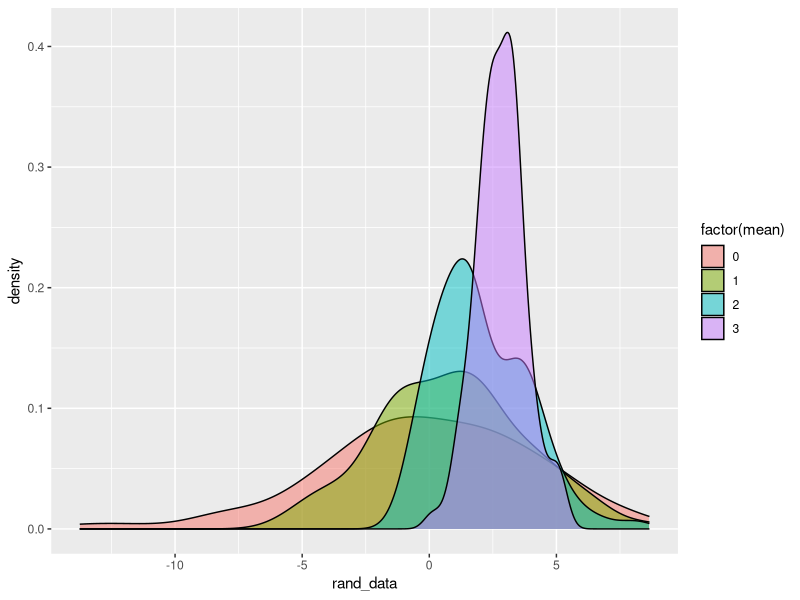
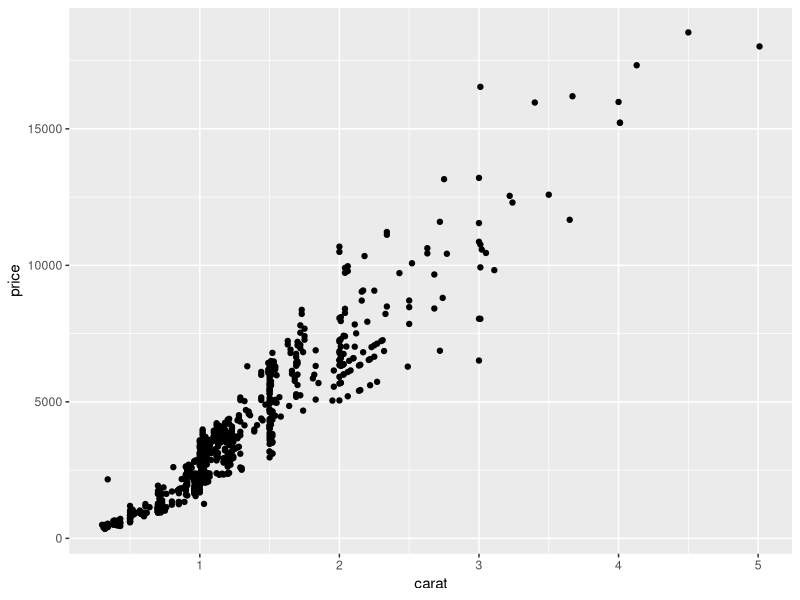
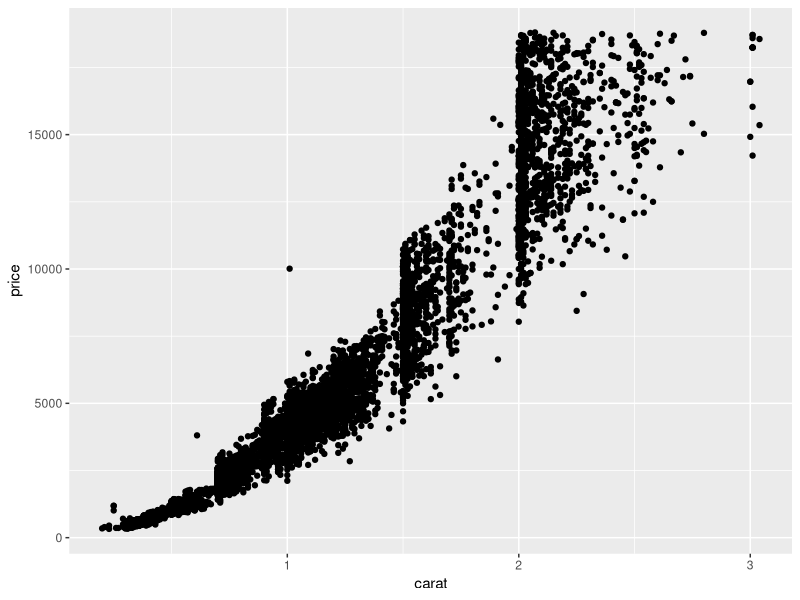
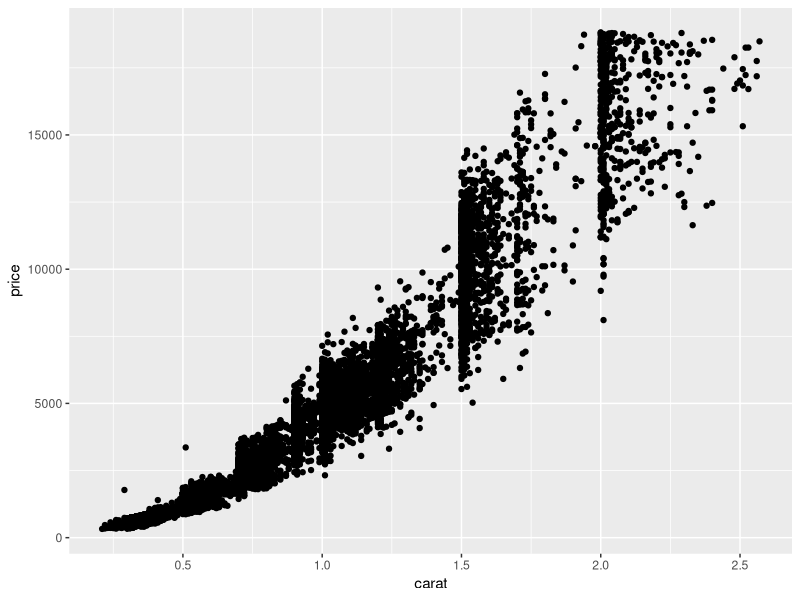
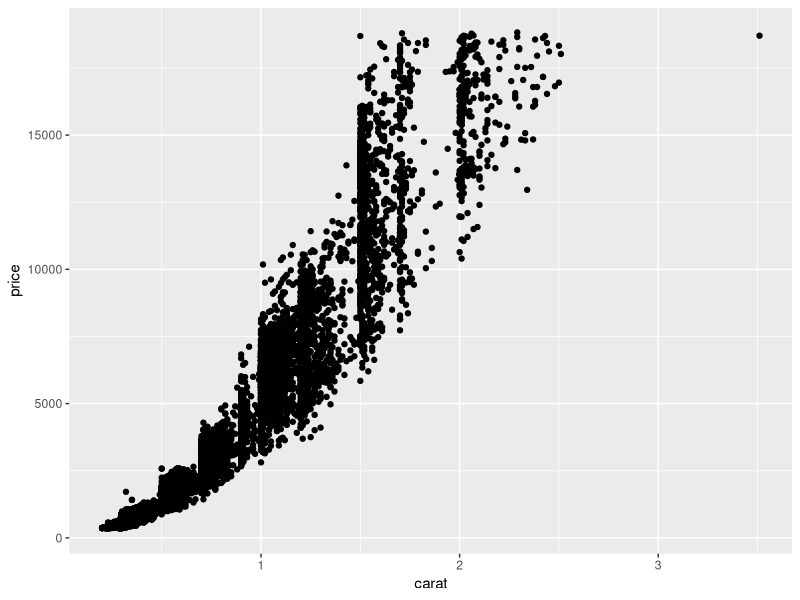
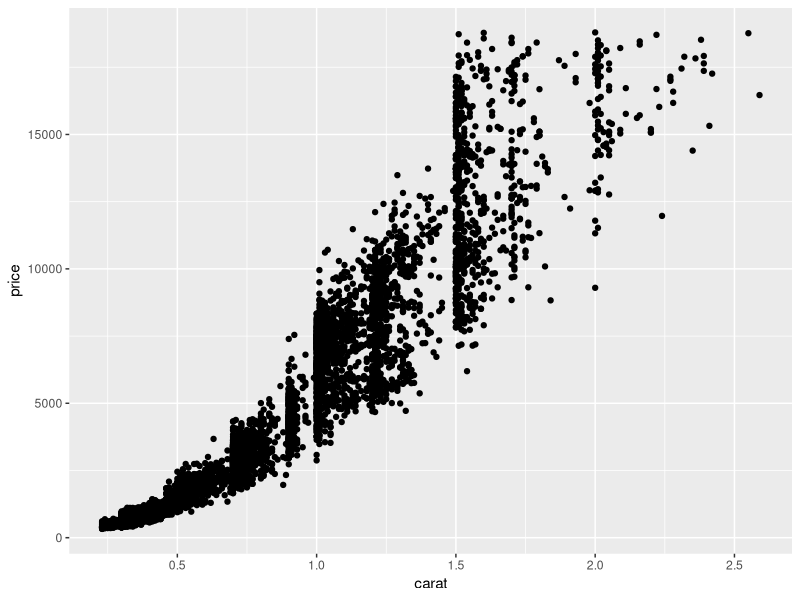
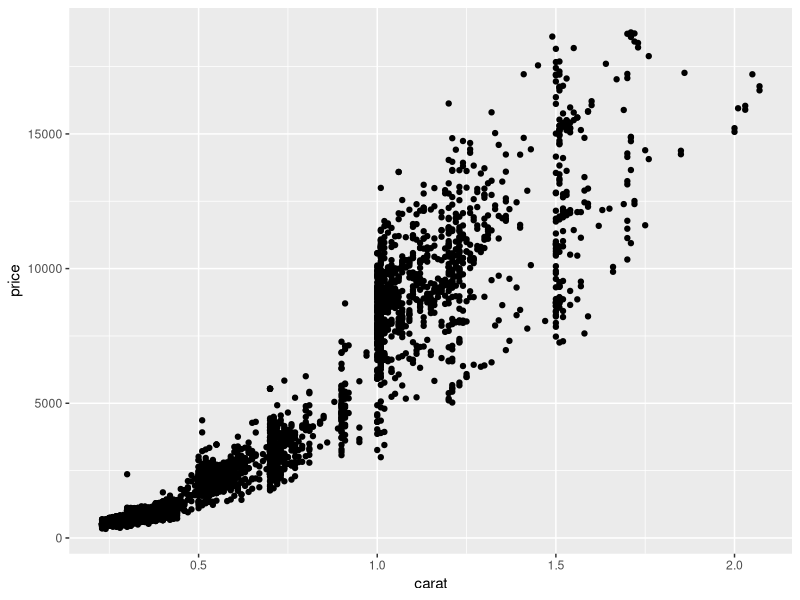
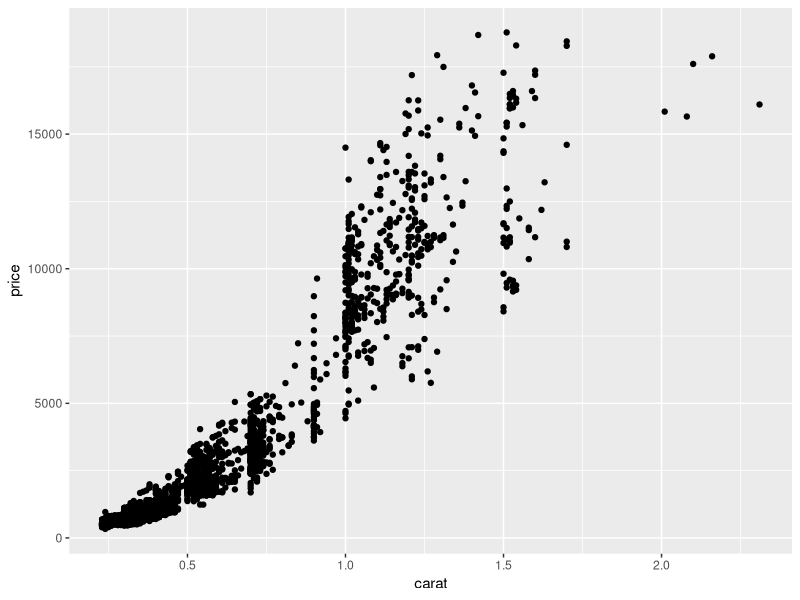

Recreate these plots in R, in order.
## ---- chunk 1
library(tidyverse)
## ---- chunk 2
mt_classes <- vector("character", ncol(mtcars)) #create storage container

# loop over the columns; each column class is a character in the vector defined above
for (i in seq_along(mtcars)) {
    mt_classes[i] <- class(mtcars[[i]])
}
## ---- chunk 3
# Example 1: For loop with no storage container; append new value to existing vector
x <- integer()
results1 <- bench::mark(
  for (i in 1:1e5) {
    x <- c(x, i)
  }
)

# Example 2: For loop with a storage container!
x <- vector('integer', length = 1e5)
results2 <- bench::mark(
  for (i in 1:1e5) {
    x[i] <- i
  }
)

# Example 3: purrr::map()
results3 <- bench::mark(purrr::map_int(1:1e5, ~.x))


# Example 4: Standard R Function/Operator
results4 <- bench::mark(seq(1,1e5))
## ---- chunk 4
# Compile Results
bind_rows(results1, results2, results3, results4) |>
  mutate(type = c("for_loop_no_storage", "for_loop_with_storage", "purrr_map", "standard_func")) |>
  select(type, mem_alloc, total_time)  |> print()

## ---- chunk 5
map_chr(mtcars, class)
## ---- chunk 6
#map_chr(diamonds, class)
## ---- chunk 7
class(diamonds$cut)
## ---- chunk 8
map(diamonds, class)
## ---- chunk 9
# Mean of each numeric variable
map_dbl(diamonds |> select(where(is.numeric)), mean)

# Number of unique values in each non-numeric variable
map_int(diamonds |> select(!where(is.numeric)), n_distinct)
## ---- chunk 10
summ_stats <- function(x){
  tibble(mean = mean(x, na.rm = TRUE),
        median = median(x, na.rm = TRUE),
        sd = sd(x, na.rm = TRUE),
        iqr = IQR(x, na.rm = TRUE))
}
## ---- chunk 11
map_df(diamonds %>% select(where(is.numeric)), summ_stats)
## ---- chunk 12
diamonds_num <- diamonds |> select(where(is.numeric))
diamonds_summ_stats2 <- vector("list", length = ncol(diamonds_num))
for (i in seq_along(diamonds_num)) {
    diamonds_summ_stats2[[i]] <- summ_stats(diamonds_num[[i]])
}
diamonds_summ_stats2 |>
    set_names(colnames(diamonds_num)) |>
    bind_rows(.id = "variable")
## ---- chunk 13
args <- tibble(
  n = c(100, 100, 100, 100), # this is n
  mean = c(0, 1, 2, 3),            # this is mean
  sd = c(4, 3, 2, 1)            # this is sd
)

# save randomly generated data in tibble with simulation parameters
sim_data <- args |>
  mutate(rand_data = pmap(args, rnorm))

sim_data
## ---- chunk 14
unnested_sim <- sim_data |> 
  unnest(rand_data) # convert the rand_data list to numeric vector
  
  
unnested_sim |> 
  ggplot(aes(x = rand_data, group = mean, fill = factor(mean))) +
  geom_density(alpha = .5)
## ---- chunk 15
string_data <- tibble(
    pattern = c("p", "n", "h"),
    replacement = c("P", "N", "H")
)

pmap_chr(string_data, str_replace_all, string = "ppp nnn hhh")
## ---- chunk 16

## ---- chunk 17
xs <- diamonds |> select(carat, cut, clarity, color) |> names()


df_arg_combos <- crossing(
    mod_formula = str_c("price ~ ", map_chr(seq_along(xs), ~ str_c(xs[1:.x], collapse = " + ")) ),
    remove_outliers = c(TRUE, FALSE)
)
df_arg_combos


remove_outliers <- function(data, what_var, sd_thresh) {
    data |> 
        mutate(zscore = ({{ what_var }} - mean({{ what_var }}, na.rm = TRUE))/sd({{ what_var }}, na.rm = TRUE)) |>
        filter(zscore <= sd_thresh)
}

fit_model <- function(data, mod_formula, remove_outliers) {
    if (remove_outliers) {
        data_clean <- remove_outliers(data, what_var = carat, sd_thresh = 3)
    } else {
        data_clean <- data
    }
    
    lm(mod_formula, data = data_clean)
}

# use pmap()




## ---- chunk 18
# Let's create separate datasets within one tibble
by_clarity <- diamonds |> 
  group_nest(clarity)

by_clarity
## ---- chunk 19
# Create a variable with a image path
by_clarity <- by_clarity |> 
  mutate(path = str_glue("diamonds-{clarity}.png"))

by_clarity
## ---- chunk 20
# plot for making a scatterplot
carat_scatter <- function(df) {
  ggplot(df, aes(x = carat, y = price)) + geom_point()  
}

# Create a "variable" with each plots
by_clarity <- by_clarity |> 
  mutate(plot = map(data, carat_scatter)) # iterate over data to create ggplot output
## ---- chunk 21
# Iterate over paths and plots to save the export images
walk2( 
  by_clarity$path,
  by_clarity$plot,
  function(path, plot){ ggsave(path, plot, width = 6, height = 6)}
)
